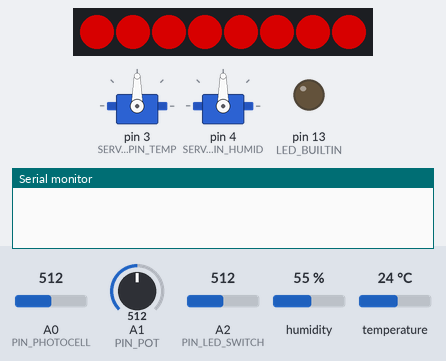
Simulated run of this sketch. Board: Arduino Uno, built with avr-gcc and run on an emulated ATmega328P. On the bench: 2 × servo, 8 RGB LEDs in strip order, left to right, output pins drawn as LEDs (lit = HIGH), the last lines printed to the serial monitor. Inputs (shaded band) come from the test bench; at power-on: A1 (PIN_POT) = 512, humidity 55 %, temperature 24 °C, A0 (PIN_PHOTOCELL) = 512, A2 (PIN_LED_SWITCH) = 512. Dim RGB values are drawn brighter than linear.

Above: at 1.3 s.
1.4 s: A1 (PIN_POT) set to 716
At 6.1 s:
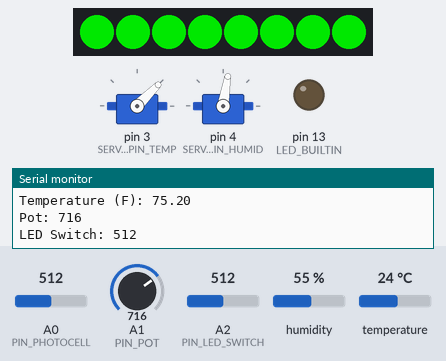
6.5 s: A1 (PIN_POT) set to 306
At 7.7 s:
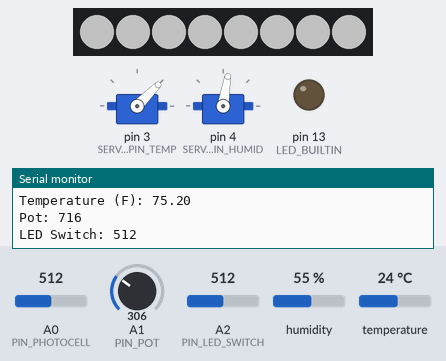
8.0 s: humidity set to 22 %
At 11.3 s:
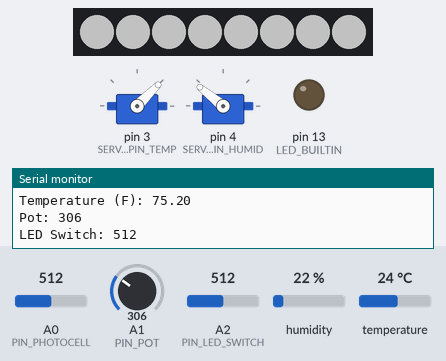
11.6 s: temperature set to 12 °C
At 16.2 s:
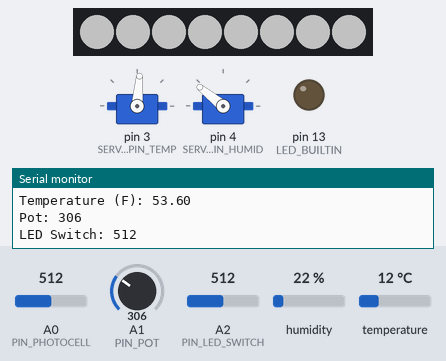
16.7 s: humidity set to 40 %
At 21.3 s:
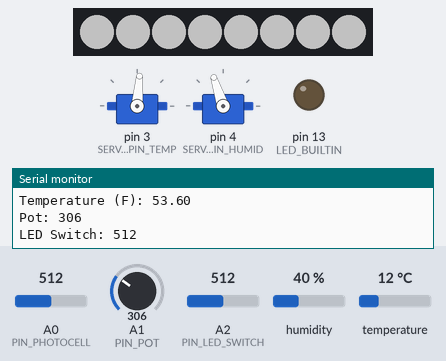
21.7 s: temperature set to 19 °C
At 26.3 s:
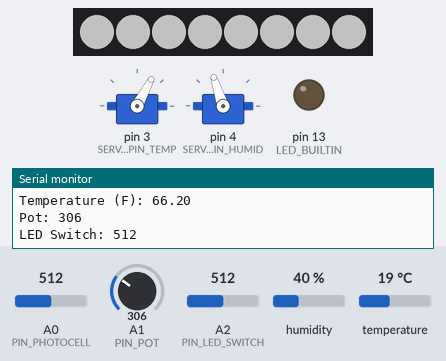
Timing chart, 0 to 27.8 s (numbered marks = the images above; inputs shaded):
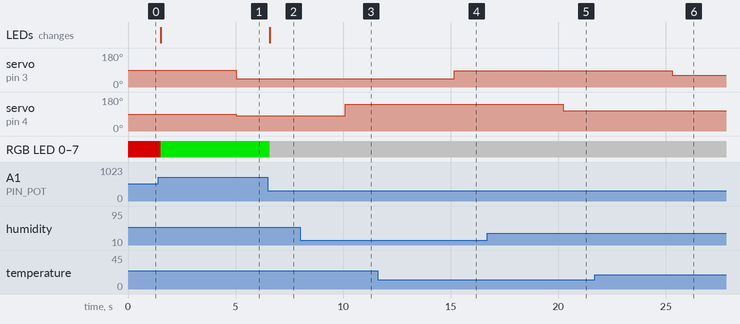

Measured:
- after the input at 1.4 s, RGB LED 0–7: RGB(135, 0, 0) → RGB(0, 183, 0) after 0.11 s; the LEDs: change after 0.11 s (image 1)
- after the input at 6.5 s, RGB LED 0–7: RGB(0, 183, 0) → RGB(87, 87, 87) after 0.08 s; the LEDs: change after 0.08 s (image 2)
- after the input at 8.0 s, servo on pin 4 (SERVO_PIN_HUMID): 81° → 141° after 2.1 s
- after the input at 11.6 s, servo on pin 3 (SERVO_PIN_TEMP): 45° → 85° after 3.6 s
- after the input at 16.7 s, servo on pin 4 (SERVO_PIN_HUMID): 141° → 108° after 3.5 s
- after the input at 21.7 s, servo on pin 3 (SERVO_PIN_TEMP): 85° → 62° after 3.6 s

The sketch:

steampunk-build.ino
```cpp
#include <Servo.h>
#include "DHT.h"
#include <Adafruit_NeoPixel.h>

#define DEBUG_ALIGN_SERVOS 0

// the delay for each loop cyle
#define REFRESH_RATE 500
// the temperature reading interval (in ms)
#define TEMP_READING_INTERVAL 5000
// type of temperature sensor
#define DHT_TYPE DHT22
// data pin for temperature sensor
#define DHT_PIN 2
// data pins for servos
#define SERVO_PIN_TEMP 3
#define SERVO_PIN_HUMID 4
// data pins for LEDS
#define DPIN_THERMO_LED 5
// total number of LEDs to control
#define LED_COUNT 8

// analog pins
#define PIN_PHOTOCELL A0
#define PIN_POT A1
#define PIN_LED_SWITCH A2

// total number of colors to cycle through
#define TOTAL_CLRS 4

// library instance definitions
DHT dht(DHT_PIN, DHT_TYPE);
Servo servoTemp;
Servo servoHumid;
Adafruit_NeoPixel strip(LED_COUNT, DPIN_THERMO_LED, NEO_GRBW + NEO_KHZ800);

// variable definitions
unsigned long curMillis;
unsigned long lastTempCheck = 0;
float temperature;
float humidity;
float luxVal;
float thermBrightness;
int potVal;
int ledSwitchVal;
int servoValTemp;
int servoValHumid;
int curColorIdx = 0;
int clrsTherm[][4] = {
  {0, 0, 0, 255},
  {255, 0, 0, 0},
  {0, 255, 0, 0},
  {0, 0, 255, 0}
};
//uint32_t clrThermLed = strip.Color(255, 255, 0);

void setup() {
  Serial.begin(9600);

  // set up pins
  pinMode(PIN_PHOTOCELL, INPUT);
  pinMode(LED_BUILTIN, OUTPUT);

  // start monitoring temperature/humidity
  dht.begin();

  // attach to servos
  servoTemp.attach(SERVO_PIN_TEMP);
  servoHumid.attach(SERVO_PIN_HUMID);

  // shut of internal LED
  digitalWrite(LED_BUILTIN, LOW);

  // initialize pixels
  strip.begin();
  strip.show(); // Initialize all pixels to 'off'
}

void loop() {
  int servoPosHumid;
  int servoPosTemp;

  curMillis = millis();
  potVal = analogRead(PIN_POT);
  luxVal = analogRead(PIN_PHOTOCELL);
  ledSwitchVal = analogRead(PIN_LED_SWITCH);
  humidity = dht.readHumidity();
  temperature = dht.readTemperature(true);

  // if ledSwitch is off, set brightness to zero
  thermBrightness = (ledSwitchVal != LOW) ?  map(potVal, 0, 1024, 16, 255) / 255.0 : 0;

  // calculate which color to show based on position of potentiometer
  curColorIdx = map(potVal, 0, 1023, 0, TOTAL_CLRS - 1);

  for (int index = 0; index < LED_COUNT; index++) {
    strip.setPixelColor(index,
      clrsTherm[curColorIdx][0] * thermBrightness,
      clrsTherm[curColorIdx][1] * thermBrightness,
      clrsTherm[curColorIdx][2] * thermBrightness,
      clrsTherm[curColorIdx][3] * thermBrightness
    );
  }

  strip.show();

  // only read the temperature based on the defined interval
  // there is logic to handle the overflow where currMillis restarts
  // NOTE: this code should be converted to using a timer interval at some point
  if ((curMillis >= lastTempCheck + TEMP_READING_INTERVAL) || (curMillis < lastTempCheck)) {
    // save last time temperature was checked so it doesn't repeat
    lastTempCheck = curMillis;

    if (isnan(humidity) || isnan(temperature)) {
      Serial.println(F("Failed to read from DHT sensor!"));
    } else {
      // calculate servo positions based on temp/humid values
      // NOTE: servo ranges must be flipped because of thier rotation
      servoPosHumid = DEBUG_ALIGN_SERVOS ? DEBUG_ALIGN_SERVOS : map(humidity, 0, 100, 180, 0);
      servoPosTemp = DEBUG_ALIGN_SERVOS ? DEBUG_ALIGN_SERVOS: map(temperature, 0, 100, 180, 0);
      servoHumid.write(servoPosHumid);
      servoTemp.write(servoPosTemp);
    }

    printDebugData();
  }

  delay(REFRESH_RATE);
}

void printDebugData() {
  Serial.println("-------------");
  Serial.print("Lux:");
  Serial.println(luxVal);

  Serial.print("Humidity (%): ");
  Serial.println((float)humidity, 2);

  Serial.print("Temperature (F): ");
  Serial.println(temperature);

  Serial.print("Pot: ");
  Serial.println(potVal);

  Serial.print("LED Switch: ");
  Serial.println(ledSwitchVal);
}
```
